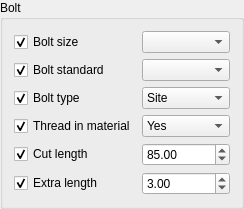
        <widget class="QGroupBox" name="groupBox">
         <property name="title">
          <string>Bolt</string>
         </property>
         <layout class="QGridLayout" name="gridLayout_2">
          <item row="0" column="0">
           <widget class="QCheckBox" name="checkBoxToggleBoltSize">
            <property name="text">
             <string>Bolt size</string>
            </property>
            <property name="checked">
             <bool>true</bool>
            </property>
            <property name="objectProperty" stdset="0">
             <string notr="true">BoltSize</string>
            </property>
            <property name="widgetAction" stdset="0">
             <string notr="true">toggleModifyProperty</string>
            </property>
           </widget>
          </item>
          <item row="0" column="1">
           <widget class="QComboBox" name="comboBoxBoltSize">
            <property name="sizePolicy">
             <sizepolicy hsizetype="Preferred" vsizetype="Fixed">
              <horstretch>1</horstretch>
              <verstretch>0</verstretch>
             </sizepolicy>
            </property>
            <property name="currentText">
             <string notr="true"/>
            </property>
            <property name="currentIndex">
             <number>-1</number>
            </property>
            <property name="objectProperty" stdset="0">
             <string notr="true">BoltSize</string>
            </property>
            <property name="widgetAction" stdset="0">
             <string notr="true"/>
            </property>
           </widget>
          </item>
          <item row="1" column="0">
           <widget class="QCheckBox" name="checkBoxToggleBoltStandard">
            <property name="text">
             <string>Bolt standard</string>
            </property>
            <property name="checked">
             <bool>true</bool>
            </property>
            <property name="objectProperty" stdset="0">
             <string notr="true">BoltStandard</string>
            </property>
            <property name="widgetAction" stdset="0">
             <string notr="true">toggleModifyProperty</string>
            </property>
           </widget>
          </item>
          <item row="1" column="1">
           <widget class="QComboBox" name="comboBoxBoltStandard">
            <property name="sizePolicy">
             <sizepolicy hsizetype="Preferred" vsizetype="Fixed">
              <horstretch>1</horstretch>
              <verstretch>0</verstretch>
             </sizepolicy>
            </property>
            <property name="currentText">
             <string notr="true"/>
            </property>
            <property name="currentIndex">
             <number>-1</number>
            </property>
            <property name="objectProperty" stdset="0">
             <string notr="true">BoltStandard</string>
            </property>
            <property name="widgetAction" stdset="0">
             <string notr="true"/>
            </property>
           </widget>
          </item>
          <item row="2" column="0">
           <widget class="QCheckBox" name="checkBoxToggleBoltType">
            <property name="text">
             <string>Bolt type</string>
            </property>
            <property name="checked">
             <bool>true</bool>
            </property>
            <property name="objectProperty" stdset="0">
             <string notr="true">BoltType</string>
            </property>
            <property name="widgetAction" stdset="0">
             <string notr="true">toggleModifyProperty</string>
            </property>
           </widget>
          </item>
          <item row="2" column="1">
           <widget class="QComboBox" name="comboBoxBoltType">
            <property name="sizePolicy">
             <sizepolicy hsizetype="Preferred" vsizetype="Fixed">
              <horstretch>1</horstretch>
              <verstretch>0</verstretch>
             </sizepolicy>
            </property>
            <property name="currentText">
             <string>Site</string>
            </property>
            <property name="currentIndex">
             <number>0</number>
            </property>
            <property name="objectProperty" stdset="0">
             <string notr="true">BoltType</string>
            </property>
            <property name="widgetAction" stdset="0">
             <string notr="true"/>
            </property>
            <item>
             <property name="text">
              <string>Site</string>
             </property>
            </item>
            <item>
             <property name="text">
              <string>Workshop</string>
             </property>
            </item>
           </widget>
          </item>
          <item row="3" column="0">
           <widget class="QCheckBox" name="checkBoxToggleThreadInMaterial">
            <property name="text">
             <string>Thread in material</string>
            </property>
            <property name="checked">
             <bool>true</bool>
            </property>
            <property name="objectProperty" stdset="0">
             <string notr="true">ThreadInMaterial</string>
            </property>
            <property name="widgetAction" stdset="0">
             <string notr="true">toggleModifyProperty</string>
            </property>
           </widget>
          </item>
          <item row="3" column="1">
           <widget class="QComboBox" name="comboBoxThreadInMaterial">
            <property name="sizePolicy">
             <sizepolicy hsizetype="Preferred" vsizetype="Fixed">
              <horstretch>1</horstretch>
              <verstretch>0</verstretch>
             </sizepolicy>
            </property>
            <property name="currentText">
             <string>Yes</string>
            </property>
            <property name="currentIndex">
             <number>0</number>
            </property>
            <property name="objectProperty" stdset="0">
             <string notr="true">ThreadInMaterial</string>
            </property>
            <property name="widgetAction" stdset="0">
             <string notr="true"/>
            </property>
            <item>
             <property name="text">
              <string>Yes</string>
             </property>
            </item>
            <item>
             <property name="text">
              <string>No</string>
             </property>
            </item>
           </widget>
          </item>
          <item row="4" column="0">
           <widget class="QCheckBox" name="checkBoxToggleCutLength">
            <property name="text">
             <string>Cut length</string>
            </property>
            <property name="checked">
             <bool>true</bool>
            </property>
            <property name="objectProperty" stdset="0">
             <string notr="true">CutLength</string>
            </property>
            <property name="widgetAction" stdset="0">
             <string notr="true">toggleModifyProperty</string>
            </property>
           </widget>
          </item>
          <item row="4" column="1">
           <widget class="QDoubleSpinBox" name="doubleSpinBoxCutLength">
            <property name="sizePolicy">
             <sizepolicy hsizetype="Minimum" vsizetype="Fixed">
              <horstretch>1</horstretch>
              <verstretch>0</verstretch>
             </sizepolicy>
            </property>
            <property name="decimals">
             <number>2</number>
            </property>
            <property name="minimum">
             <double>-100000000000.000000000000000</double>
            </property>
            <property name="maximum">
             <double>100000000000.000000000000000</double>
            </property>
            <property name="value">
             <double>85.000000000000000</double>
            </property>
            <property name="objectProperty" stdset="0">
             <string notr="true">CutLength</string>
            </property>
            <property name="widgetAction" stdset="0">
             <string notr="true"/>
            </property>
           </widget>
          </item>
          <item row="5" column="0">
           <widget class="QCheckBox" name="checkBoxToggleExtraLength">
            <property name="text">
             <string>Extra length</string>
            </property>
            <property name="checked">
             <bool>true</bool>
            </property>
            <property name="objectProperty" stdset="0">
             <string notr="true">ExtraLength</string>
            </property>
            <property name="widgetAction" stdset="0">
             <string notr="true">toggleModifyProperty</string>
            </property>
           </widget>
          </item>
          <item row="5" column="1">
           <widget class="QDoubleSpinBox" name="doubleSpinBoxExtraLength">
            <property name="sizePolicy">
             <sizepolicy hsizetype="Minimum" vsizetype="Fixed">
              <horstretch>1</horstretch>
              <verstretch>0</verstretch>
             </sizepolicy>
            </property>
            <property name="decimals">
             <number>2</number>
            </property>
            <property name="minimum">
             <double>-100000000000.000000000000000</double>
            </property>
            <property name="maximum">
             <double>100000000000.000000000000000</double>
            </property>
            <property name="value">
             <double>3.000000000000000</double>
            </property>
            <property name="objectProperty" stdset="0">
             <string notr="true">ExtraLength</string>
            </property>
            <property name="widgetAction" stdset="0">
             <string notr="true"/>
            </property>
           </widget>
          </item>
         </layout>
        </widget>
